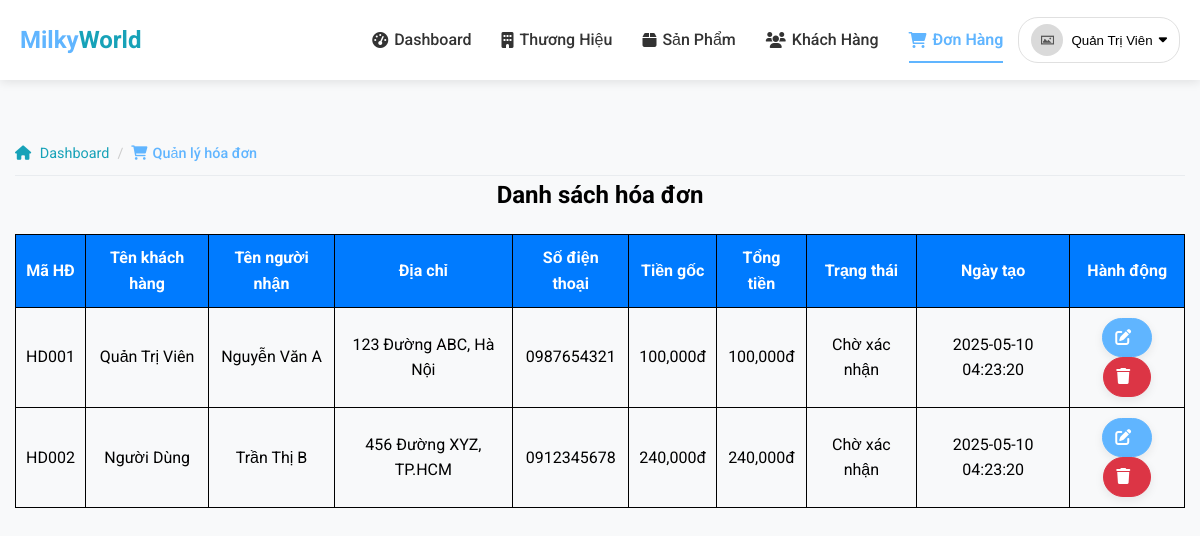
/admin/orders/index.php (signed in), run on an earlier commit of the app's database.
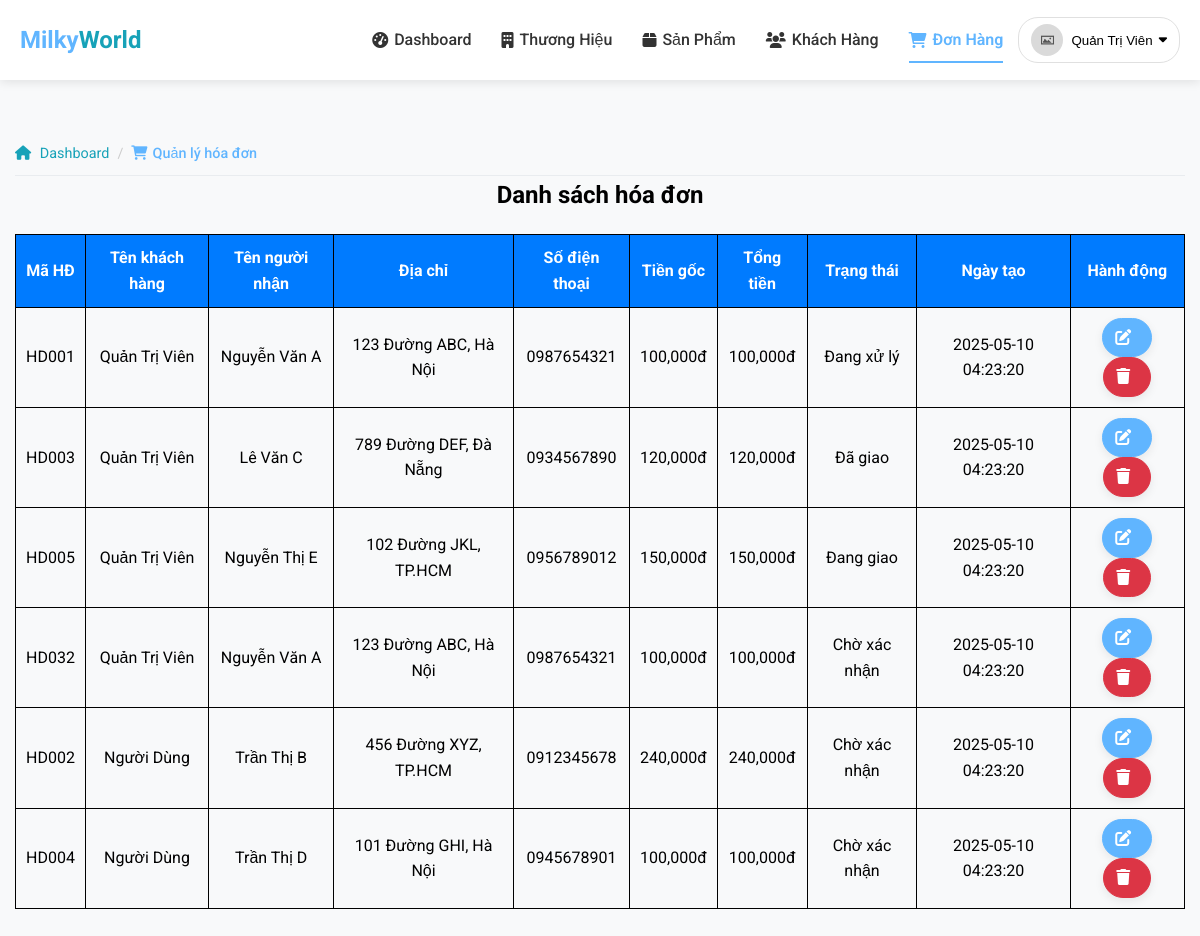
And on a later commit of the database.
### tables this page shows
CREATE TABLE IF NOT EXISTS HoaDon (
    MaHD varchar(10) NOT NULL,
    MaKH varchar(10) NOT NULL,
    TongTien decimal(10,2) NOT NULL,
    TongTienGoc decimal(10,2) NOT NULL,
    TrangThai enum('cho_duyet', 'dang_xu_ly', 'dang_giao', 'da_giao', 'da_huy') NOT NULL DEFAULT 'cho_duyet',
    TenNguoiNhan varchar(100) NOT NULL,
    DiaChi varchar(255) NOT NULL,
    SoDienThoai varchar(20) NOT NULL,
    GhiChu text,
    NgayTao datetime DEFAULT CURRENT_TIMESTAMP,
    NgayCapNhat datetime DEFAULT CURRENT_TIMESTAMP ON UPDATE CURRENT_TIMESTAMP,
    PRIMARY KEY (MaHD),
    FOREIGN KEY (MaKH) REFERENCES KhachHang(MaKH) ON DELETE CASCADE
);

CREATE TABLE IF NOT EXISTS KhachHang (
    MaKH varchar(10) NOT NULL,
    TenKH varchar(255) NOT NULL,
    Email varchar(255) NOT NULL,
    MatKhau varchar(255) NOT NULL,
    DiaChi varchar(255) DEFAULT '',
    SoDienThoai varchar(20) DEFAULT '',
    VaiTro enum('admin', 'user') NOT NULL DEFAULT 'user',
    Avatar varchar(255) DEFAULT NULL,
    TrangThai tinyint(1) NOT NULL DEFAULT 1 COMMENT '1: Hoạt động, 0: Bị khóa',
    TokenReset varchar(255) DEFAULT NULL,
    TokenExpire datetime DEFAULT NULL,
    NgayTao datetime DEFAULT CURRENT_TIMESTAMP,
    NgayCapNhat datetime DEFAULT CURRENT_TIMESTAMP ON UPDATE CURRENT_TIMESTAMP,
    PRIMARY KEY (MaKH),
    UNIQUE KEY unique_email (Email)
);

### includes/session.php (called while the page is built, shortened)
<?php
function isLoggedIn()
{
    return isset($_SESSION['user']);
}
function getCurrentUser()
{
    return isset($_SESSION['user']) ? $_SESSION['user'] : null;
}

### admin/orders/index.php (the view, shortened to what this page needs)
<?php
require_once("../../layouts/admin/header.php");
$thSQL = "SELECT kh.TenKH, hd.MaHD, hd.TongTien, hd.TongTienGoc,
        CAST(hd.TrangThai AS CHAR) AS TrangThai,
        hd.TenNguoiNhan, hd.DiaChi, hd.SoDienThoai, hd.GhiChu, hd.NgayTao
        FROM hoadon hd
        JOIN khachhang kh ON hd.MaKH = kh.MaKH";
$kq = mysqli_query($conn, $thSQL);
?>
<body>
    <div class="container">
        <div class="breadcrumb-container fade-in" style="animation-delay: 0.1s;">
            <ul class="breadcrumb">
                <li><a href="../index.php"><i class="fas fa-home"></i> Dashboard</a></li>
                <li class="active">
                    <span><i class="fas fa-shopping-cart"></i>Quản lý hóa đơn</span>
                </li>
            </ul>
        </div>
        <div class="inf fade-in">
            <h2>Danh sách hóa đơn</h2>
        </div>
        <table class="fade-in" border="1px">
            <tr>
                <th>Mã HĐ</th>
                <th>Tên khách hàng</th>
                <th>Tên người nhận</th>
                <th>Địa chỉ</th>
                <th>Số điện thoại</th>
                <th>Tiền gốc</th>
                <th>Tổng tiền</th>
                <th>Trạng thái</th>
                <th>Ngày tạo</th>
                <th>Hành động</th>
            </tr>
            <?php
            while ($row = mysqli_fetch_assoc($kq)) {
            ?>
                <tr>
                    <td><?php echo $row['MaHD']; ?></td>
                    <td><?php echo $row['TenKH']; ?></td>
                    <td><?php echo $row['TenNguoiNhan']; ?></td>
                    <td><?php echo $row['DiaChi']; ?></td>
                    <td><?php echo $row['SoDienThoai']; ?></td>
                    <td><?php echo number_format($row['TongTienGoc']); ?>đ</td>
                    <td><?php echo number_format($row['TongTien']); ?>đ</td>
                    <td><?php
                            $TextTT = '';
                            $trangThai = $row['TrangThai'];
                                switch ($trangThai) {
                                case 'cho_duyet':
                                   $TextTT = 'Chờ xác nhận';
                                   break;
                                case 'dang_xu_ly':
                                    $TextTT = 'Đang xử lý';
                                    break;
                                case 'dang_giao':
                                    $TextTT = 'Đang giao';
                                    break;
                                case 'da_giao':
                                    $TextTT = 'Đã giao';
                                    break;
                            }
                            echo $TextTT
                        ?>
                    </td>
                    <td><?php echo $row['NgayTao']; ?></td>
                    <td>
                        <a class="btn btn-primary" href="edit.php?id=<?php echo $row['MaHD']; ?>"><i class="fas fa-edit"></i></a>
                        <a class="btn btn-danger" href="delete.php?id=<?php echo $row['MaHD']; ?>" onclick="return confirm('Bạn có chắc chắn muốn xóa hóa đơn này?')"><i class="fas fa-trash"></i></a>
                    </td>
                </tr>
            <?php
            }
            ?>
        </table>
    </div>
</body>

### layouts/admin/header.php (shortened to what this page needs)
<?php
require_once(__DIR__ . '/../../includes/session.php');
$current_full_path = $_SERVER['PHP_SELF'];
?>
<!DOCTYPE html>
<html lang="vi">
<head>
    <link href="https://cdnjs.cloudflare.com/ajax/libs/font-awesome/6.0.0/css/all.min.css" rel="stylesheet">
    <link href="/assets/css/main.css" rel="stylesheet">
    <link href="/assets/css/admin.css" rel="stylesheet">
    <link href="/assets/css/layouts.css" rel="stylesheet">
</head>
<body>
    <header class="site-header">
        <div class="header-container">
            <a href="/admin" class="logo">
                <span class="logo-primary">Milky</span><span class="logo-secondary">World</span>
            </a>
            <nav class="main-nav" id="mainNav">
                <ul class="nav-list">
                    <?php
                    $pages = [
                        'index.php' => ['name' => 'Dashboard', 'icon' => 'fa-tachometer-alt', 'pattern' => '/admin/index.php', 'href' => '/admin/index.php'],
                        'brands.php' => ['name' => 'Thương Hiệu', 'icon' => 'fa-building', 'pattern' => '/admin/brands', 'href' => '/admin/brands/index.php'],
                        'products.php' => ['name' => 'Sản Phẩm', 'icon' => 'fa-box', 'pattern' => '/admin/products', 'href' => '/admin/products/index.php'],
                        'customers.php' => ['name' => 'Khách Hàng', 'icon' => 'fa-users', 'pattern' => '/admin/customers', 'href' => '/admin/customers/index.php'],
                        'orders.php' => ['name' => 'Đơn Hàng', 'icon' => 'fa-shopping-cart', 'pattern' => '/admin/orders', 'href' => '/admin/orders/index.php']
                    ];
                    foreach ($pages as $page => $data) {
                        $active = (strpos($current_full_path, $data['pattern']) !== false) ? 'active' : '';
                        echo '<li class="nav-item">';
                        echo '<a class="nav-link ' . $active . '" href="' . $data['href'] . '">';
                        echo '<i class="fas ' . $data['icon'] . '"></i> ' . $data['name'];
                        echo '</a></li>';
                    }
                    ?>
                </ul>
                <div class="header-actions">
                    <div class="user-actions">
                        <?php if (isLoggedIn()): ?>
                            <div class="user-dropdown">
                                <button class="user-dropdown-btn" id="userDropdown">
                                    <?php
                                    $user = getCurrentUser();
                                    $avatar = !empty($user['Avatar']) ? '/assets/images/avatars/' . $user['Avatar'] : '/assets/images/default-image.jpg';
                                    ?>
                                    <img src="<?php echo $avatar; ?>" alt="Avatar" class="user-avatar">
                                    <span class="username"><?php echo $user['TenKH']; ?></span>
                                    <i class="fas fa-caret-down"></i>
                                </button>
                            </div>
                        <?php endif; ?>
                    </div>
                </div>
            </nav>
        </div>
    </header>
    <main class="admin-main-content">

### assets/css/main.css (style rules this page uses)
:root { --primary-color: #60B5FF; --secondary-color: #6c757d; --accent-color: #17a2b8; --light-color: #f8f9fa; --dark-color: #343a40; --success-color: #28a745; --danger-color: #dc3545; --warning-color: #ffc107; --info-color: #17a2b8; --header-bg: #ffffff; --header-text: #333; --header-hover: #60B5FF; --footer-bg: #493D9E; --dropdown-hover: #f1f5ff; --container-padding: 15px; --section-spacing: 60px 0; --card-padding: 20px; --item-margin: 30px; --border-radius-sm: 8px; --border-radius-md: 12px; --border-radius-lg: 50px; --shadow-sm: 0 3px 10px rgba(0, 0, 0, 0.08); --shadow-md: 0 5px 15px rgba(0, 0, 0, 0.08); --shadow-lg: 0 15px 30px rgba(0, 0, 0, 0.1); }
* { box-sizing: border-box; margin: 0; padding: 0; }
body { min-height: 100vh; display: flex; flex-direction: column; font-family: 'Roboto', sans-serif; background-color: var(--light-color); line-height: 1.6; }
main { flex: 1; padding: 2rem 0; }
.container { width: 100%; max-width: 1200px; padding: 0 var(--container-padding); margin: 0 auto; }
h1, h2, h3, h4, h5, h6 { font-weight: 700; margin-bottom: 1rem; }
.btn { display: inline-block; font-weight: 500; text-align: center; text-decoration: none; vertical-align: middle; cursor: pointer; border: 1px solid transparent; padding: .375rem .75rem; font-size: 1rem; border-radius: 50px; transition: all 0.3s ease; box-shadow: var(--shadow-sm); }
.btn i { margin-right: 8px; }
.btn-primary { background-color: var(--primary-color); color: white; border-color: var(--primary-color); }
.btn-danger { background-color: var(--danger-color); color: white; border-color: var(--danger-color); }
.fade-in { opacity: 0; animation: fadeIn 0.6s ease forwards; }
.breadcrumb-container { margin-top: 20px; }
.breadcrumb { display: flex; list-style: none; padding: 10px 0; flex-wrap: wrap; border-bottom: 1px solid #e9ecef; }
.breadcrumb li { font-size: 0.9rem; color: var(--secondary-color); }
.breadcrumb li:not(:last-child):after { content: '/'; margin: 0 8px; color: #ccc; }
.breadcrumb a { color: var(--secondary-color); text-decoration: none; transition: color 0.3s ease; }
.breadcrumb i { margin-right: 5px; }
.breadcrumb .active { color: var(--primary-color); font-weight: 500; }

### assets/css/admin.css (style rules this page uses)
.inf h2 { text-align: center; }
table { width: 100%; border-collapse: collapse; margin: 20px 0; }
table th { background-color: #007bff; color: #fff; }
table th, table td { padding: 10px; text-align: center; border: 1px solid black; }

### assets/css/layouts.css (style rules this page uses)
:root { --primary-color: #60B5FF; --secondary-color: #17a2b8; --dark-color: #343a40; --light-color: #f8f9fa; --gray-color: #6c757d; --footer-bg: #493D9E; --footer-text: rgba(255, 255, 255, 0.7); --header-bg: #ffffff; --header-text: #333; --header-hover: #60B5FF; }
html, body { height: 100%; margin: 0; padding: 0; }
body { display: flex; flex-direction: column; min-height: 100vh; }
.container { flex: 1 0 auto; }
.site-header { background-color: var(--header-bg); box-shadow: 0 2px 10px rgba(0, 0, 0, 0.1); position: sticky; top: 0; z-index: 1000; }
.header-container { max-width: 1200px; margin: 0 auto; padding: 0 20px; display: flex; flex-wrap: wrap; justify-content: space-between; align-items: center; height: 80px; }
.logo { text-decoration: none; font-size: 24px; font-weight: 700; }
.logo-primary { color: var(--primary-color); }
.logo-secondary { color: var(--secondary-color); }
.main-nav { display: flex; align-items: center; }
.nav-list { list-style: none; display: flex; margin: 0; padding: 0; }
.nav-item { margin: 0 15px; }
.nav-link { text-decoration: none; color: var(--header-text); font-weight: 500; display: flex; align-items: center; padding: 10px 0; position: relative; transition: color 0.3s ease; }
.nav-link i { margin-right: 6px; }
.nav-link::after { content: ''; position: absolute; width: 0; height: 2px; background-color: var(--header-hover); bottom: 0; left: 0; transition: width 0.3s ease; }
.nav-link:hover::after, .nav-link.active::after { width: 100%; }
.nav-link.active { color: var(--header-hover); font-weight: 600; }
.header-actions { display: flex; align-items: center; }
.user-actions { display: flex; align-items: center; }
.user-dropdown { position: relative; }
.user-dropdown-btn { display: flex; align-items: center; background: none; border: none; padding: 6px 12px; border-radius: 20px; cursor: pointer; border: 1px solid #e0e0e0; transition: all 0.3s ease; }
.user-avatar { width: 32px; height: 32px; border-radius: 50%; object-fit: cover; margin-right: 8px; }
.username { margin-right: 6px; font-weight: 500; }

What changed in the data, as far as the page shows it:
changed hoadon "HD001": TextTT "Chờ xác nhận" → "Đang xử lý"
added hoadon: MaHD "HD003", MaKH.TenKH "Quản Trị Viên", TenNguoiNhan "Lê Văn C", DiaChi "789 Đường DEF, Đà Nẵng", SoDienThoai "0934567890", TongTienGoc "120,000", TongTien "120,000", TextTT "Đã giao", NgayTao "2025-05-10 04:23:20"
added hoadon: MaHD "HD005", MaKH.TenKH "Quản Trị Viên", TenNguoiNhan "Nguyễn Thị E", DiaChi "102 Đường JKL, TP.HCM", SoDienThoai "0956789012", TongTienGoc "150,000", TongTien "150,000", TextTT "Đang giao", NgayTao "2025-05-10 04:23:20"
added hoadon: MaHD "HD032", MaKH.TenKH "Quản Trị Viên", TenNguoiNhan "Nguyễn Văn A", DiaChi "123 Đường ABC, Hà Nội", SoDienThoai "0987654321", TongTienGoc "100,000", TongTien "100,000", TextTT "Chờ xác nhận", NgayTao "2025-05-10 04:23:20"
added hoadon: MaHD "HD004", MaKH.TenKH "Người Dùng", TenNguoiNhan "Trần Thị D", DiaChi "101 Đường GHI, Hà Nội", SoDienThoai "0945678901", TongTienGoc "100,000", TongTien "100,000", TextTT "Chờ xác nhận", NgayTao "2025-05-10 04:23:20"
